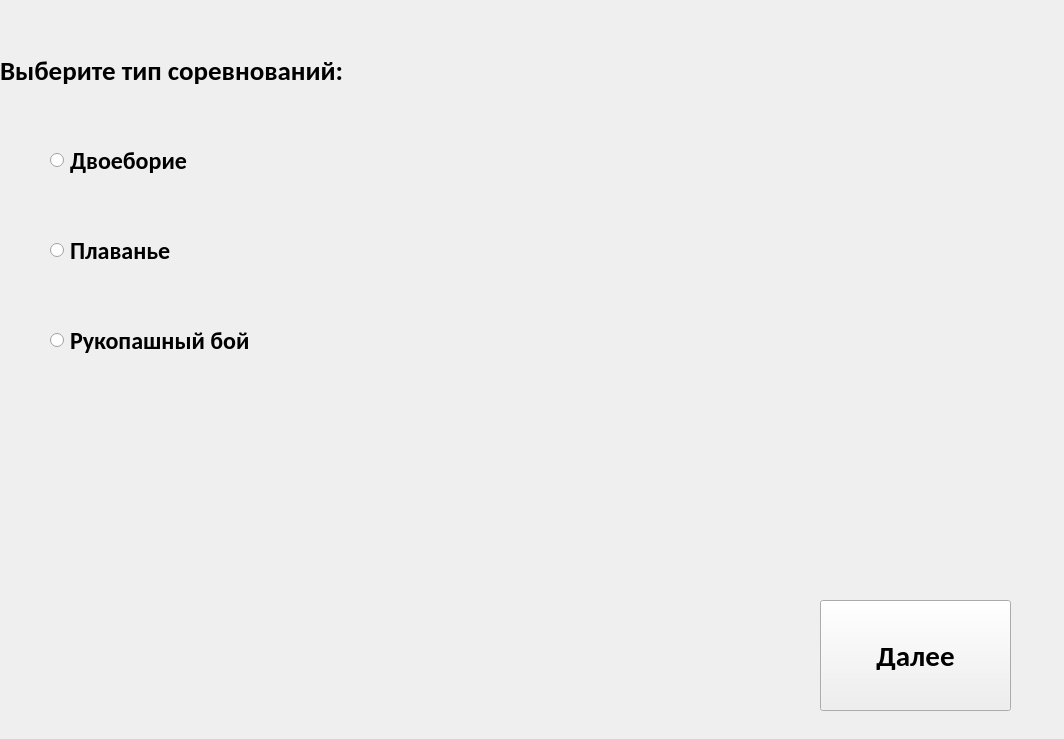
<?xml version="1.0" encoding="UTF-8"?>
<ui version="4.0">
 <class>MainWindow</class>
 <widget class="QMainWindow" name="MainWindow">
  <property name="geometry">
   <rect>
    <x>0</x>
    <y>0</y>
    <width>1064</width>
    <height>739</height>
   </rect>
  </property>
  <property name="windowTitle">
   <string>MainWindow</string>
  </property>
  <widget class="QWidget" name="centralwidget">
   <widget class="QLabel" name="Changeurtype">
    <property name="geometry">
     <rect>
      <x>0</x>
      <y>0</y>
      <width>541</width>
      <height>141</height>
     </rect>
    </property>
    <property name="font">
     <font>
      <family>Calibri</family>
      <pointsize>20</pointsize>
      <weight>75</weight>
      <bold>true</bold>
     </font>
    </property>
    <property name="text">
     <string>Выберите тип соревнований:</string>
    </property>
    <property name="margin">
     <number>50</number>
    </property>
   </widget>
   <widget class="QRadioButton" name="Duo">
    <property name="enabled">
     <bool>true</bool>
    </property>
    <property name="geometry">
     <rect>
      <x>50</x>
      <y>140</y>
      <width>191</width>
      <height>41</height>
     </rect>
    </property>
    <property name="font">
     <font>
      <family>Calibri</family>
      <pointsize>18</pointsize>
      <weight>75</weight>
      <bold>true</bold>
     </font>
    </property>
    <property name="text">
     <string>Двоеборие</string>
    </property>
   </widget>
   <widget class="QRadioButton" name="Swimming">
    <property name="geometry">
     <rect>
      <x>50</x>
      <y>230</y>
      <width>171</width>
      <height>41</height>
     </rect>
    </property>
    <property name="font">
     <font>
      <family>Calibri</family>
      <pointsize>18</pointsize>
      <weight>75</weight>
      <bold>true</bold>
     </font>
    </property>
    <property name="text">
     <string>Плаванье</string>
    </property>
   </widget>
   <widget class="QRadioButton" name="RB">
    <property name="geometry">
     <rect>
      <x>50</x>
      <y>310</y>
      <width>301</width>
      <height>61</height>
     </rect>
    </property>
    <property name="font">
     <font>
      <family>Calibri</family>
      <pointsize>18</pointsize>
      <weight>75</weight>
      <bold>true</bold>
     </font>
    </property>
    <property name="text">
     <string>Рукопашный бой</string>
    </property>
   </widget>
   <widget class="QPushButton" name="Next">
    <property name="geometry">
     <rect>
      <x>820</x>
      <y>600</y>
      <width>191</width>
      <height>111</height>
     </rect>
    </property>
    <property name="font">
     <font>
      <family>Calibri</family>
      <pointsize>22</pointsize>
      <weight>75</weight>
      <bold>true</bold>
     </font>
    </property>
    <property name="text">
     <string>Далее</string>
    </property>
   </widget>
  </widget>
 </widget>
 <resources/>
 <connections/>
</ui>
